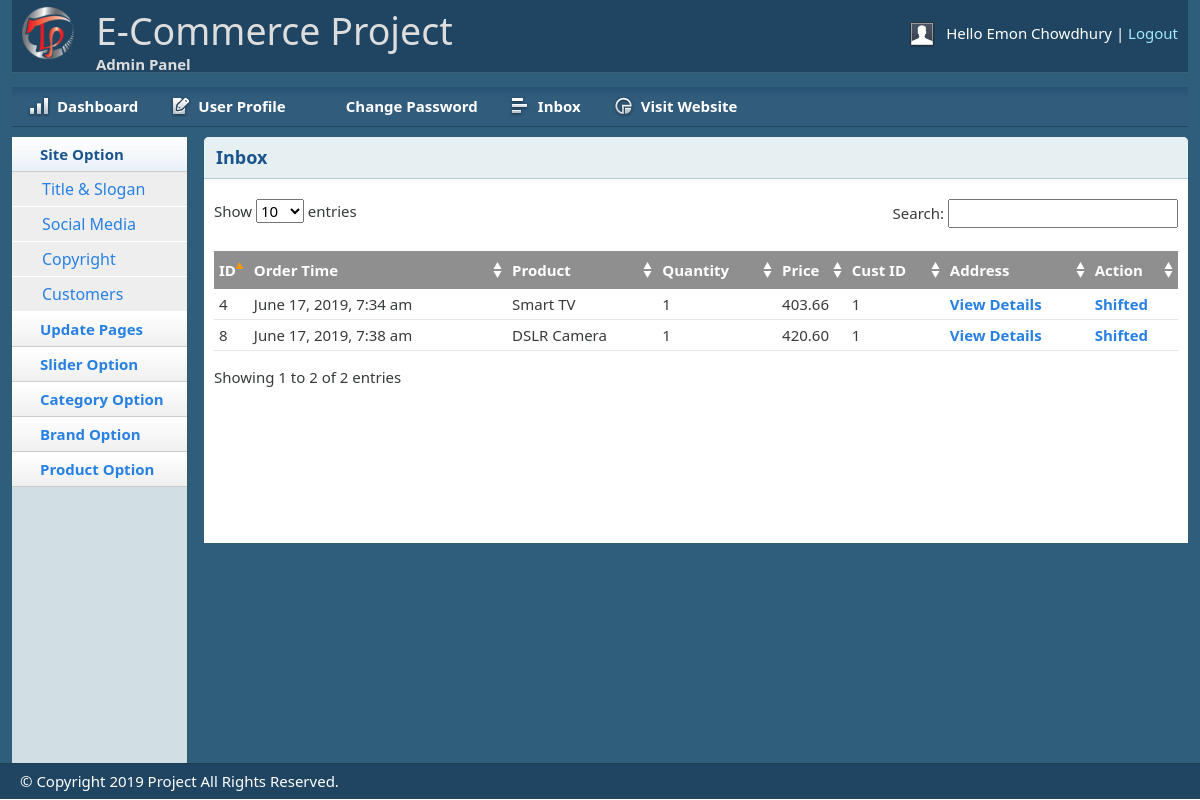
Page /shop/admin/inbox.php (signed in) on the committed database.
### tables this page shows
CREATE TABLE `tbl_order` (
  `orderId` int(11) NOT NULL,
  `cmrId` int(11) NOT NULL,
  `productId` int(11) NOT NULL,
  `productName` varchar(255) NOT NULL,
  `quantity` int(11) NOT NULL,
  `price` float(10,2) NOT NULL,
  `image` varchar(255) NOT NULL,
  `date` timestamp NOT NULL DEFAULT CURRENT_TIMESTAMP,
  `status` int(11) NOT NULL DEFAULT '0'
);

### shop/lib/Database.php (called while the page is built, shortened)
<?php
Class Database {
    public $host = DB_HOST;
    public $user = DB_USER;
    public $pass = DB_PASS;
    public $dbname = DB_NAME;
    public $link;
    private function connectDB() {
        $this->link = new mysqli($this->host, $this->user, $this->pass, $this->dbname);
    }
    public function select($query) {
        $result = $this->link->query($query) or die($this->link->error . __LINE__);
        if ($result->num_rows>0) {
            return $result;
        } else {
            return false;
        }
    }
}

### shop/classes/Cart.php (called while the page is built, shortened)
<?php
$filepath = realpath(dirname(__FILE__));
include_once ($filepath . '/../lib/Database.php');
include_once ($filepath . '/../helpers/Format.php');
?>
<?php
class Cart{
    private $db;
    public function __construct() {
        $this->db = new Database();
    }
    public function getAllOrderProduct(){
         $query  = "SELECT * FROM tbl_order";
         $result = $this->db->select($query);
         return $result;
    }
}

### shop/helpers/Format.php (called while the page is built, shortened)
<?php
class Format {
    public function formatDate($date) {
        return date('F j, Y, g:i a', strtotime($date));
    }
}

### shop/admin/inbox.php (the view, shortened to what this page needs)
<?php include 'inc/header.php';?>
<?php include 'inc/sidebar.php';?>
<?php
$filepath = realpath(dirname(__FILE__));
include_once($filepath . '/../classes/Cart.php');
include_once ($filepath.'/../helpers/Format.php');
?>
<?php
$crt = new Cart();
$fm = new Format();
?>
<div class="grid_10">
    <div class="box round first grid">
        <h2>Inbox</h2>
        <div class="block">
            <table class="data display datatable" id="example">
                        <thead>
                                <tr>
                                    <th>ID</th>
                                    <th>Order Time</th>
                                    <th>Product</th>
                                    <th>Quantity</th>
                                    <th>Price</th>
                                    <th>Cust ID</th>
                                    <th>Address</th>
                                    <th>Action</th>
                                </tr>
                        </thead>
                            <tbody>
                                <?php
                                $getOrder = $crt->getAllOrderProduct();
                                if($getOrder){
                                    while($result = $getOrder->fetch_assoc()){
                                            ?>
                                    <tr class="odd gradeX">
                                            <td><?php echo $result['productId']?></td>
                                            <td><?php echo $fm->formatDate($result['date'])?></td>
                                            <td><?php echo $result['productName']?></td>
                                            <td><?php echo $result['quantity']?></td>
                                            <td><?php echo $result['price']?></td>
                                            <td><?php echo $result['cmrId']?></td>
                                            <td><a href="customer.php?custId=<?php echo $result['cmrId'];?>">View Details</a></td>
                                            <?php
                                                if($result['status']==0){?>
                                            <td><a href="?shiftId=<?php echo $result['orderId'];?>">Shifted</a></td>
                                                <?php }elseif($result['status']==1){?>
                                            <td>Pending</td>
                                                <?php } else { ?>
                                            <td><a href="?delProId=<?php echo $result['orderId'];?>">Remove</a></td>
                                                <?php }?>
                                    </tr>
                                <?php } }?>
                            </tbody>
                        </table>
       </div>
    </div>
</div>
<?php include 'inc/footer.php';

### shop/admin/css/text.css (style rules this page uses)
body { font: 13px/1.5 Tahoma, Helvetica, Arial, 'Liberation Sans', FreeSans, sans-serif; }
h2 { font-size: 23px; }
p, dl, hr, h1, h2, h3, h4, h5, h6, ol, ul, pre, table, address, fieldset { margin-bottom: 20px; }

### shop/admin/css/grid.css (style rules this page uses)
.grid_1, .grid_2, .grid_3, .grid_4, .grid_5, .grid_6, .grid_7, .grid_8, .grid_9, .grid_10, .grid_11, .grid_12, .grid_13, .grid_14, .grid_15, .grid_16 { display: inline; float: left; margin-left: 1%; margin-right: 1%; }
.container_12 .grid_10 { width: 81.333%; }

### shop/admin/css/layout.css (style rules this page uses)
body { background: #fff none repeat scroll 0 0; color: #444; font-size: 14px; padding: 0; }
a { color: #000; font-weight:bold; text-decoration: none; }
h1, h2, h3, h4, h5, h6 { line-height:1.2em; margin-bottom:.3em; }
h2 { margin-top:1em; }
.box { background:#fff; margin-bottom:20px; padding:10px 10px 10px 10px; margin-left:-8px; }
.box.grid { padding-bottom:40px; }
.box.round { -moz-border-radius: 5px 5px 0px 0px; -webkit-border-radius: 5px 5px 0px 0px; border-radius: 5px 5px 0px 0px; }
.box h2 { font-size:1.2em; font-weight:bold; color:#1B548D; background:#E6F0F3; margin:-10px -10px 0 -10px; padding:10px 12px; border-bottom:1px solid #B3CBD6; -moz-border-radius: 5px 5px 0px 0px; -webkit-border-radius: 5px 5px 0px 0px; border-radius: 5px 5px 0px 0px; }
.box.first { min-height: 406px; }
.block { padding-top:20px; }
.block { padding-bottom:1px; }
table.display { margin: 0 auto; clear: both; width: 100%; }
.sorting_asc { background: #8f8f8f url(../img/table/sort_asc.png) no-repeat center right; padding:8px 5px; text-align:left; color:#fff; }
.sorting { background:#8f8f8f url(../img/table/sort_both.png) no-repeat center right; padding:8px 5px; text-align:left; color:#fff; }
tr.odd { height: 30px; line-height: 30px; border-bottom:1px solid #e6e6e6; }
tr.even { height: 30px; line-height: 30px; border-bottom:1px solid #e6e6e6; }
tr.odd td, tr.even td { padding-left:5px; }

### rows in the picture
tbl_order: productId "4", date "June 17, 2019, 7:34 am", productName "Smart TV", quantity "1", price "403.66", cmrId "1"
tbl_order: productId "8", date "June 17, 2019, 7:38 am", productName "DSLR Camera", quantity "1", price "420.60", cmrId "1"

### other values in the picture
Session::get('adminName') "Emon Chowdhury"
